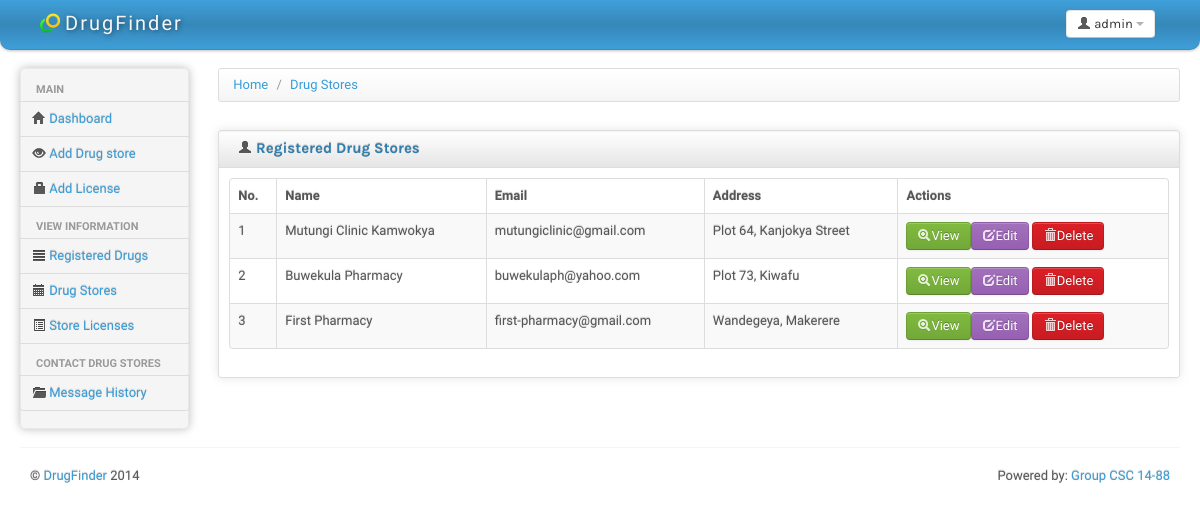
The app's page /admin/drug_stores.php (signed in) with its own data.
### tables this page shows
CREATE TABLE IF NOT EXISTS `clinic` (
  `clinicId` int(15) NOT NULL AUTO_INCREMENT,
  `clinicName` text NOT NULL,
  `clinicEmail` varchar(50) NOT NULL,
  `address` text NOT NULL,
  `contactNumber` varchar(15) NOT NULL,
  `latitude` varchar(15) NOT NULL,
  `longitude` varchar(15) NOT NULL,
  `license` varchar(15) NOT NULL DEFAULT 'Valid',
  `whoAdded` int(6) NOT NULL,
  `dateAdded` timestamp NOT NULL DEFAULT CURRENT_TIMESTAMP,
  PRIMARY KEY (`clinicId`)
);

### admin/drug_stores.php (the view, shortened to what this page needs)
<?php
include('../include/admin_header.php');
?>
			<div>
				<ul class="breadcrumb">
					<li>
						<a href="#">Home</a> <span class="divider">/</span>
					</li>
					<li>
						<a href="#">Drug Stores</a>
					</li>
				</ul>
			</div>
			<div class="row-fluid sortable">
				<div class="box span12">
					<div class="box-header well" data-original-title>
						<h2><i class="icon-user"></i> Registered Drug Stores</h2>
					</div>
					<div class="box-content">
							<table class="table table-striped table-bordered bootstrap-datatable datatable">
						  <thead>
							  <tr>
								  <th>No.</th>
								  <th>Name</th>
								  <th>Email</th>
								  <th>Address</th>
								  <th>Actions</th>
							  </tr>
						  </thead>
						  <tbody>
								<?php
								$select="select * from clinic";
								$i=1;
								$query = mysql_query($select) or die("cannot select data". mysql_error());
								while($result = mysql_fetch_array($query, MYSQL_ASSOC))
								{
								echo "<tr><td class='center'>".$i."</td>" ."<td class='center'>";
								echo $result['clinicName']."</td><td>".$result['clinicEmail']." </td><td>".$result['address']." </td>";
								echo "<td class='center'>";
								echo "<a class='btn btn-success' href='#?id=".$result['clinicId']. "'><i class='icon-zoom-in icon-white'></i>View</a>";
								echo "<a class='btn btn-info' href='edit_store.php?id=".$result['clinicId']. "'><i class='icon-edit icon-white'></i>Edit</a> ";
								echo "<a class='btn btn-danger' href='delete_store.php?id=".$result['clinicId']. "'><i class='icon-trash icon-white'></i>Delete</a>";
								echo "</td>";
								echo "</tr>";
								$i++;
								}
								?>
						  </tbody>
					  </table>
					</div>
				</div>
			</div>
<?php include('../include/admin_footer.php'); ?>

### css/charisma-app.css (style rules this page uses)
.box { border: 1px solid #DEDEDE; border-radius:3px; -webkit-border-radius:3px; -moz-border-radius:3px; margin-top: 10px; margin-bottom: 10px ; box-shadow: 0 0 10px rgba(189, 189, 189, 0.4); -webkit-box-shadow: 0 0 10px rgba(189, 189, 189, 0.4); -moz-box-shadow: 0 0 10px rgba(189, 189, 189, 0.4); }
.box-header { border:none; padding-top:5px; border-bottom: 1px solid #DEDEDE; border-radius:3px 3px 0 0; -webkit-border-radius:3px 3px 0 0; -moz-border-radius:3px 3px 0 0; height:12px; min-height:12px; margin-bottom: 0; cursor:move; font-weight:bold; font-size:16px; background: -moz-linear-gradient(top, rgba(255,255,255,0) 0%, rgba(0,0,0,0.1) 100%); background: -webkit-gradient(linear, left top, left bottom, color-stop(0%,rgba(255,255,255,0)), color-stop(100%,rgba(0,0,0,0.1))); background: -webkit-linear-gradient(top, rgba(255,255,255,0) 0%,rgba(0,0,0,0.1) 100%); background: -o-linear-gradient(top, rgba(255,255,255,0) 0%,rgba(0,0,0,0.1) 100%); background: -ms-linear-gradient(top, rgba(255,255,255,0) 0%,rgba(0,0,0,0.1) 100%); background: linear-gradient(to bottom, rgba(255,255,255,0) 0%,rgba(0,0,0,0.1) 100%); filter: progid:DXImageTransform.Microsoft.gradient( startColorstr='#00ffffff', endColorstr='#1a000000',GradientType=0 ); }
.box-header h2 { font-size:15px; width:auto; clear:none; float:left; line-height:25px; }
.box-header h2 > i { margin-top:1px; }
.box-content { padding:10px; }

### include/admin_header.php (style rules this page uses)
body { padding-bottom: 40px; }

### records on screen
clinic: clinicName "Mutungi Clinic Kamwokya", clinicEmail "mutungiclinic@gmail.com", address "Plot 64, Kanjokya Street"
clinic: clinicName "Buwekula Pharmacy", clinicEmail "buwekulaph@yahoo.com", address "Plot 73, Kiwafu"
clinic: clinicName "First Pharmacy", clinicEmail "first-pharmacy@gmail.com", address "Wandegeya, Makerere"
